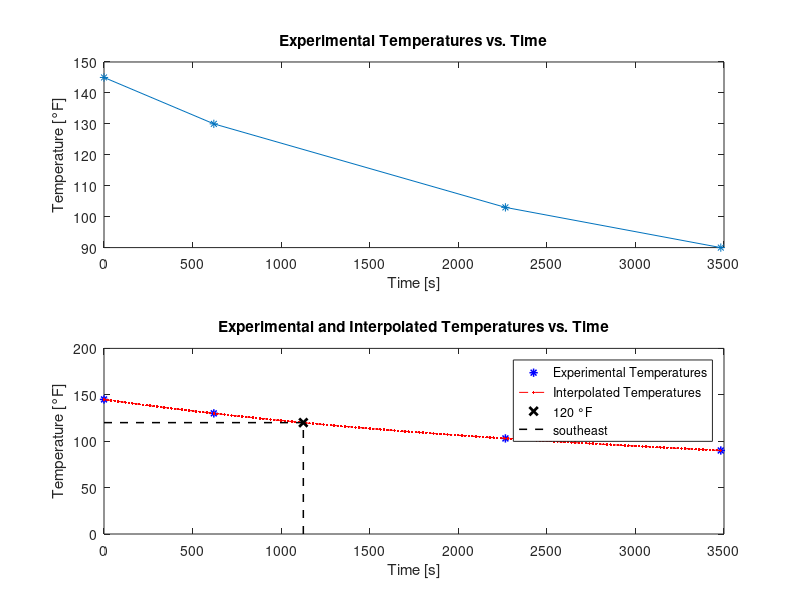

This figure's MATLAB source: (Note: this script raises an error after producing the figure.)
% ENME 337 Assignment 4, Ahmed Almousawi, 30140399, ahmed.almousawi1@ucalgary.ca
clc
clear

temperatures = [145 130 103 90];
times = [0 620 2266 3482];

subplot(2, 1, 1)
plot(times, temperatures, '*-')
title('Experimental Temperatures vs. Time')
xlabel('Time [s]')
ylabel('Temperature [°F]')

times_interp = 0:20:3482;
temp_interp = interp1(times, temperatures, times_interp, 'spline');

% Gets the equation for the interpolated polynomial
ip = spline(times_interp, temp_interp);

% Gets the inverse spline in order to solve for the t for 120 F
inv_ip = spline(temp_interp, times_interp);
t_120 = ppval(inv_ip, 120);

subplot(2, 1, 2)
plot(times, temperatures, 'b*', 'linewidth',1.1')
hold on
plot(times_interp, temp_interp, '--r.')
plot(t_120, ppval(ip, t_120), 'xk', 'linewidth',2)
line([0, t_120], [120, 120], 'color','black','linestyle','--', 'linewidth', 1.1)
line([t_120, t_120], [0, 120], 'color','black','linestyle','--', 'linewidth', 1.1)
legend('Experimental Temperatures', 'Interpolated Temperatures', '120 °F', Location='southeast')
title('Experimental and Interpolated Temperatures vs. Time')
xlabel('Time [s]')
ylabel('Temperature [°F]')
hold off

fprintf('The drink reaches 120 °F after %.2f seconds. \n', t_120)
fprintf('This can also be represented as %.0f minutes and %.2f seconds \n', floorDiv(t_120, 60), t_120 - floorDiv(t_120, 60) * 60)

